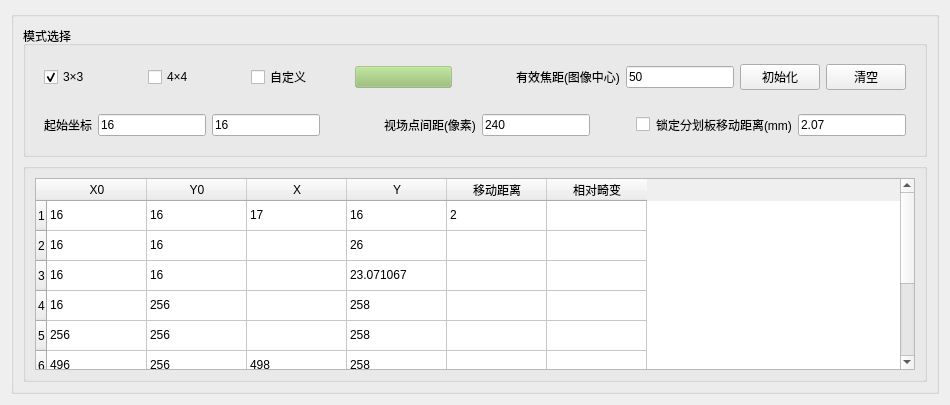
            <widget class="QWidget" name="tab">
             <attribute name="title">
              <string>畸变</string>
             </attribute>
             <layout class="QHBoxLayout" name="horizontalLayout_9">
              <item>
               <widget class="QGroupBox" name="groupBox_7">
                <property name="styleSheet">
                 <string notr="true"/>
                </property>
                <property name="title">
                 <string/>
                </property>
                <layout class="QGridLayout" name="gridLayout_14">
                 <item row="0" column="0">
                  <widget class="QGroupBox" name="groupBox_17">
                   <property name="title">
                    <string>模式选择</string>
                   </property>
                   <layout class="QVBoxLayout" name="verticalLayout_17">
                    <item>
                     <layout class="QHBoxLayout" name="horizontalLayout_32">
                      <item>
                       <widget class="QWidget" name="widget_6" native="true">
                        <layout class="QHBoxLayout" name="horizontalLayout_12">
                         <item>
                          <widget class="QCheckBox" name="checkBox_2v2">
                           <property name="styleSheet">
                            <string notr="true"/>
                           </property>
                           <property name="text">
                            <string>3×3</string>
                           </property>
                           <property name="checked">
                            <bool>true</bool>
                           </property>
                          </widget>
                         </item>
                         <item>
                          <widget class="QCheckBox" name="checkBox_3v3">
                           <property name="styleSheet">
                            <string notr="true"/>
                           </property>
                           <property name="text">
                            <string>4×4</string>
                           </property>
                          </widget>
                         </item>
                         <item>
                          <widget class="QCheckBox" name="checkBox_customize">
                           <property name="text">
                            <string>自定义</string>
                           </property>
                          </widget>
                         </item>
                         <item>
                          <widget class="QPushButton" name="pushButton_addToList_Dis">
                           <property name="styleSheet">
                            <string notr="true">background-color: rgba(146, 189, 108, 100);</string>
                           </property>
                           <property name="text">
                            <string/>
                           </property>
                           <property name="icon">
                            <iconset theme="QIcon::ThemeIcon::ListAdd"/>
                           </property>
                           <property name="iconSize">
                            <size>
                             <width>15</width>
                             <height>15</height>
                            </size>
                           </property>
                           <property name="checkable">
                            <bool>false</bool>
                           </property>
                          </widget>
                         </item>
                        </layout>
                       </widget>
                      </item>
                      <item>
                       <widget class="QWidget" name="widget_4" native="true">
                        <property name="sizePolicy">
                         <sizepolicy hsizetype="Fixed" vsizetype="Fixed">
                          <horstretch>0</horstretch>
                          <verstretch>0</verstretch>
                         </sizepolicy>
                        </property>
                        <layout class="QHBoxLayout" name="horizontalLayout_26">
                         <item>
                          <spacer name="horizontalSpacer_2">
                           <property name="orientation">
                            <enum>Qt::Orientation::Horizontal</enum>
                           </property>
                           <property name="sizeHint" stdset="0">
                            <size>
                             <width>40</width>
                             <height>20</height>
                            </size>
                           </property>
                          </spacer>
                         </item>
                         <item>
                          <widget class="QLabel" name="label_22">
                           <property name="styleSheet">
                            <string notr="true"/>
                           </property>
                           <property name="text">
                            <string>有效焦距(图像中心)</string>
                           </property>
                          </widget>
                         </item>
                         <item>
                          <widget class="NumberLineEdit" name="lineEdi_fc">
                           <property name="styleSheet">
                            <string notr="true"/>
                           </property>
                           <property name="text">
                            <string>50</string>
                           </property>
                          </widget>
                         </item>
                         <item>
                          <widget class="QPushButton" name="pushButton_init">
                           <property name="styleSheet">
                            <string notr="true"/>
                           </property>
                           <property name="text">
                            <string>初始化</string>
                           </property>
                          </widget>
                         </item>
                         <item>
                          <widget class="QPushButton" name="pushButton_clearDistortion">
                           <property name="styleSheet">
                            <string notr="true"/>
                           </property>
                           <property name="text">
                            <string>清空</string>
                           </property>
                          </widget>
                         </item>
                        </layout>
                       </widget>
                      </item>
                     </layout>
                    </item>
                    <item>
                     <layout class="QHBoxLayout" name="horizontalLayout_33">
                      <item>
                       <widget class="QWidget" name="widget_2" native="true">
                        <layout class="QHBoxLayout" name="horizontalLayout">
                         <item>
                          <widget class="QLabel" name="label_8">
                           <property name="styleSheet">
                            <string notr="true"/>
                           </property>
                           <property name="text">
                            <string>起始坐标</string>
                           </property>
                          </widget>
                         </item>
                         <item>
                          <widget class="NumberLineEdit" name="lineEdit_axisBeginX">
                           <property name="sizePolicy">
                            <sizepolicy hsizetype="Expanding" vsizetype="Fixed">
                             <horstretch>100</horstretch>
                             <verstretch>0</verstretch>
                            </sizepolicy>
                           </property>
                           <property name="styleSheet">
                            <string notr="true"/>
                           </property>
                           <property name="text">
                            <string>16</string>
                           </property>
                          </widget>
                         </item>
                         <item>
                          <widget class="NumberLineEdit" name="lineEdit_axisBeginY">
                           <property name="sizePolicy">
                            <sizepolicy hsizetype="Expanding" vsizetype="Fixed">
                             <horstretch>100</horstretch>
                             <verstretch>0</verstretch>
                            </sizepolicy>
                           </property>
                           <property name="styleSheet">
                            <string notr="true"/>
                           </property>
                           <property name="text">
                            <string>16</string>
                           </property>
                          </widget>
                         </item>
                        </layout>
                       </widget>
                      </item>
                      <item>
                       <widget class="QWidget" name="widget_3" native="true">
                        <layout class="QHBoxLayout" name="horizontalLayout_11">
                         <item>
                          <spacer name="horizontalSpacer_3">
                           <property name="orientation">
                            <enum>Qt::Orientation::Horizontal</enum>
                           </property>
                           <property name="sizeHint" stdset="0">
                            <size>
                             <width>40</width>
                             <height>20</height>
                            </size>
                           </property>
                          </spacer>
                         </item>
                         <item>
                          <widget class="QLabel" name="label_17">
                           <property name="styleSheet">
                            <string notr="true"/>
                           </property>
                           <property name="text">
                            <string>视场点间距(像素)</string>
                           </property>
                          </widget>
                         </item>
                         <item>
                          <widget class="NumberLineEdit" name="lineEdit_pixelGap">
                           <property name="sizePolicy">
                            <sizepolicy hsizetype="Expanding" vsizetype="Fixed">
                             <horstretch>0</horstretch>
                             <verstretch>0</verstretch>
                            </sizepolicy>
                           </property>
                           <property name="styleSheet">
                            <string notr="true"/>
                           </property>
                           <property name="text">
                            <string>240</string>
                           </property>
                          </widget>
                         </item>
                         <item>
                          <spacer name="horizontalSpacer">
                           <property name="orientation">
                            <enum>Qt::Orientation::Horizontal</enum>
                           </property>
                           <property name="sizeHint" stdset="0">
                            <size>
                             <width>40</width>
                             <height>20</height>
                            </size>
                           </property>
                          </spacer>
                         </item>
                         <item>
                          <widget class="QCheckBox" name="checkBox_fixedDistsnce">
                           <property name="text">
                            <string/>
                           </property>
                          </widget>
                         </item>
                         <item>
                          <widget class="QLabel" name="label_18">
                           <property name="styleSheet">
                            <string notr="true"/>
                           </property>
                           <property name="text">
                            <string>锁定分划板移动距离(mm)</string>
                           </property>
                          </widget>
                         </item>
                         <item>
                          <widget class="NumberLineEdit" name="lineEdit_reticleMoveMm">
                           <property name="sizePolicy">
                            <sizepolicy hsizetype="Expanding" vsizetype="Fixed">
                             <horstretch>0</horstretch>
                             <verstretch>0</verstretch>
                            </sizepolicy>
                           </property>
                           <property name="styleSheet">
                            <string notr="true"/>
                           </property>
                           <property name="text">
                            <string>2.07</string>
                           </property>
                          </widget>
                         </item>
                        </layout>
                       </widget>
                      </item>
                     </layout>
                    </item>
                   </layout>
                  </widget>
                 </item>
                 <item row="1" column="0">
                  <widget class="QGroupBox" name="groupBox_19">
                   <property name="title">
                    <string/>
                   </property>
                   <layout class="QVBoxLayout" name="verticalLayout_3">
                    <item>
                     <widget class="QTableWidget" name="tableWidget_distortion">
                      <property name="styleSheet">
                       <string notr="true"/>
                      </property>
                      <property name="gridStyle">
                       <enum>Qt::PenStyle::CustomDashLine</enum>
                      </property>
                      <property name="rowCount">
                       <number>9</number>
                      </property>
                      <row/>
                      <row/>
                      <row/>
                      <row/>
                      <row/>
                      <row/>
                      <row/>
                      <row/>
                      <row/>
                      <column>
                       <property name="text">
                        <string>X0</string>
                       </property>
                      </column>
                      <column>
                       <property name="text">
                        <string>Y0</string>
                       </property>
                      </column>
                      <column>
                       <property name="text">
                        <string>X</string>
                       </property>
                      </column>
                      <column>
                       <property name="text">
                        <string>Y</string>
                       </property>
                      </column>
                      <column>
                       <property name="text">
                        <string>移动距离</string>
                       </property>
                      </column>
                      <column>
                       <property name="text">
                        <string>相对畸变</string>
                       </property>
                      </column>
                      <item row="0" column="0">
                       <property name="text">
                        <string>16</string>
                       </property>
                      </item>
                      <item row="0" column="1">
                       <property name="text">
                        <string>16</string>
                       </property>
                      </item>
                      <item row="0" column="2">
                       <property name="text">
                        <string>17</string>
                       </property>
                      </item>
                      <item row="0" column="3">
                       <property name="text">
                        <string>16</string>
                       </property>
                      </item>
                      <item row="0" column="4">
                       <property name="text">
                        <string>2</string>
                       </property>
                      </item>
                      <item row="1" column="0">
                       <property name="text">
                        <string>16</string>
                       </property>
                      </item>
                      <item row="1" column="1">
                       <property name="text">
                        <string>16</string>
                       </property>
                      </item>
                      <item row="1" column="2">
                       <property name="text">
                        <string/>
                       </property>
                      </item>
                      <item row="1" column="3">
                       <property name="text">
                        <string>26</string>
                       </property>
                      </item>
                      <item row="2" column="0">
                       <property name="text">
                        <string>16</string>
                       </property>
                      </item>
                      <item row="2" column="1">
                       <property name="text">
                        <string>16</string>
                       </property>
                      </item>
                      <item row="2" column="2">
                       <property name="text">
                        <string/>
                       </property>
                      </item>
                      <item row="2" column="3">
                       <property name="text">
                        <string>23.071067</string>
                       </property>
                      </item>
                      <item row="3" column="0">
                       <property name="text">
                        <string>16</string>
                       </property>
                      </item>
                      <item row="3" column="1">
                       <property name="text">
                        <string>256</string>
                       </property>
                      </item>
                      <item row="3" column="2">
                       <property name="text">
                        <string/>
                       </property>
                      </item>
                      <item row="3" column="3">
                       <property name="text">
                        <string>258</string>
                       </property>
                      </item>
                      <item row="4" column="0">
                       <property name="text">
                        <string>256</string>
                       </property>
                      </item>
                      <item row="4" column="1">
                       <property name="text">
                        <string>256</string>
                       </property>
                      </item>
                      <item row="4" column="2">
                       <property name="text">
                        <string/>
                       </property>
                      </item>
                      <item row="4" column="3">
                       <property name="text">
                        <string>258</string>
                       </property>
                      </item>
                      <item row="5" column="0">
                       <property name="text">
                        <string>496</string>
                       </property>
                      </item>
                      <item row="5" column="1">
                       <property name="text">
                        <string>256</string>
                       </property>
                      </item>
                      <item row="5" column="2">
                       <property name="text">
                        <string>498</string>
                       </property>
                      </item>
                      <item row="5" column="3">
                       <property name="text">
                        <string>258</string>
                       </property>
                      </item>
                      <item row="6" column="0">
                       <property name="text">
                        <string>16</string>
                       </property>
                      </item>
                      <item row="6" column="1">
                       <property name="text">
                        <string>496</string>
                       </property>
                      </item>
                      <item row="6" column="2">
                       <property name="text">
                        <string>18</string>
                       </property>
                      </item>
                      <item row="6" column="3">
                       <property name="text">
                        <string>498</string>
                       </property>
                      </item>
                      <item row="7" column="0">
                       <property name="text">
                        <string>256</string>
                       </property>
                      </item>
                      <item row="7" column="1">
                       <property name="text">
                        <string>496</string>
                       </property>
                      </item>
                      <item row="7" column="2">
                       <property name="text">
                        <string>258</string>
                       </property>
                      </item>
                      <item row="7" column="3">
                       <property name="text">
                        <string>498</string>
                       </property>
                      </item>
                      <item row="8" column="0">
                       <property name="text">
                        <string>496</string>
                       </property>
                      </item>
                      <item row="8" column="1">
                       <property name="text">
                        <string>496</string>
                       </property>
                      </item>
                      <item row="8" column="2">
                       <property name="text">
                        <string>498</string>
                       </property>
                      </item>
                      <item row="8" column="3">
                       <property name="text">
                        <string>498</string>
                       </property>
                      </item>
                     </widget>
                    </item>
                   </layout>
                  </widget>
                 </item>
                </layout>
               </widget>
              </item>
             </layout>
            </widget>
